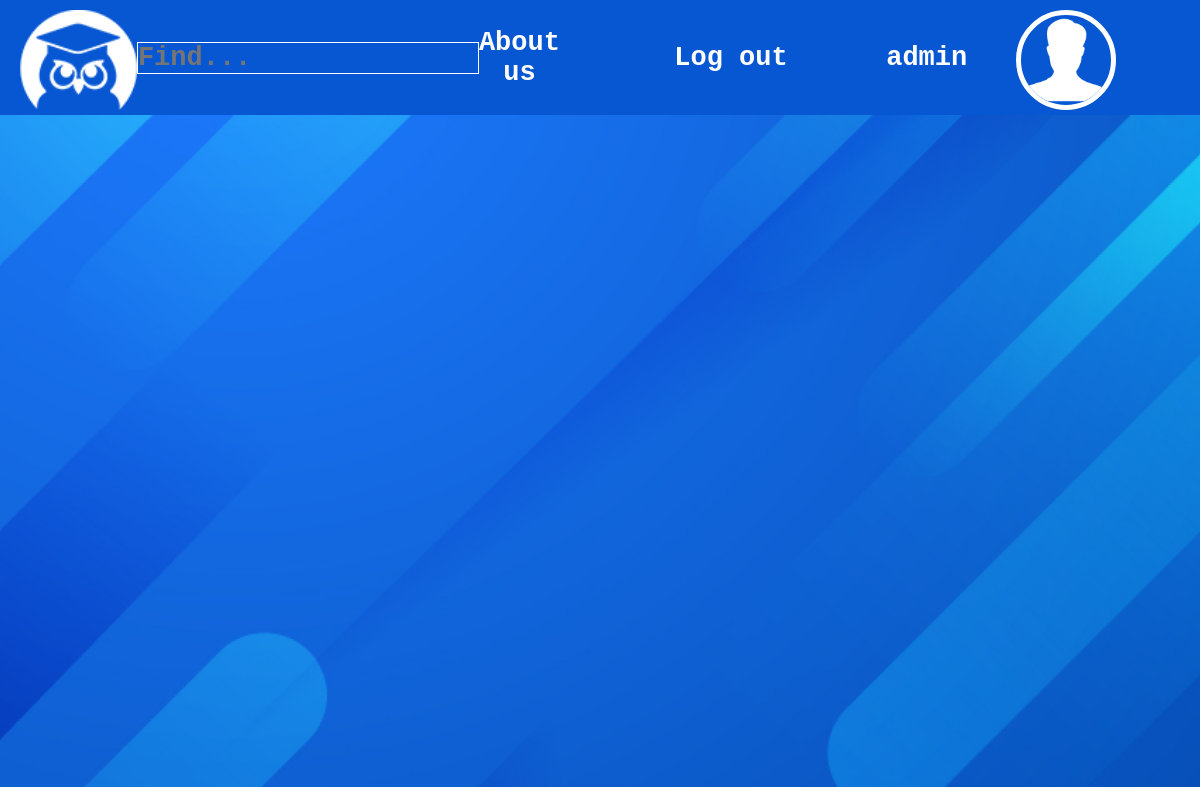
Before: /history (signed in) with the older database file.
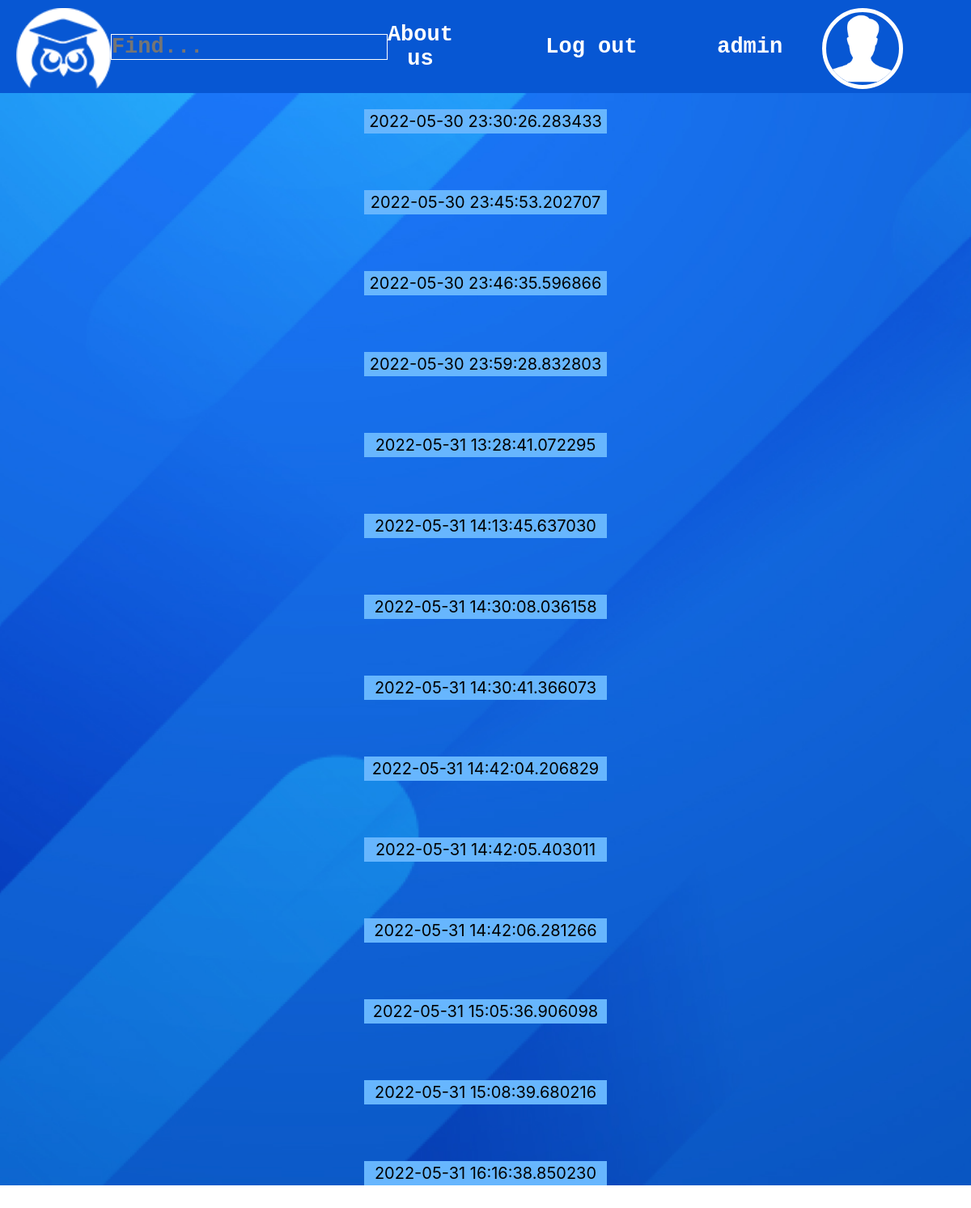
After: the same page with the newer database file.
### main/models.py (models this page shows)
class HistoryRecord(models.Model):
    username = models.CharField('User', max_length=250)
    title = models.CharField('Title', max_length=250)
    graph_path = models.CharField('Graph', max_length=250)
    txt_path = models.CharField('TXT', max_length=250)
    def __str__(self):
        return self.title
    class Meta:
        verbose_name = 'History'
        verbose_name_plural = 'Histories'

### main/views.py (the view)
# urls.py: path('history', views.history, name='history'),
def history(request):
    try:
        if request.user.is_authenticated:
            history1 = HistoryRecord(username=request.user.username, graph_path=output.graph_path, txt_path=output.txt_path, title=str(datetime.now()))
            history1.save()
    except:
        pass
    history = HistoryRecord.objects.all()
    return render(request, 'main/history.html', {'history': history})

### main/templates/main/history.html (shortened to what this page needs)
{%extends 'main/layout.html'%}
{%load static%}
{% block static_dir %}
    <link rel="stylesheet" href="{% static 'main/css/style_res.css' %}">
{% endblock %}
{%block content%}
<div class="result">
    {% for record in history %}
        {% if user.username == record.username %}
            <form action="outsavings" method="get" class="container">
                <div class="buttons">
                    <input type="submit" value="{{ record }}" class="btn" style="width: 300px; height: 30px; border: 0; margin: 0 auto;">
                </div>
            </form>
        {% endif %}
    {% endfor %}
</div>
{% endblock %}

### main/templates/main/layout.html (shortened to what this page needs)
{% load static %}
<!DOCTYPE html>
<html lang="en">
<head>
    {% block static_dir %}
    {% endblock %}
</head>
<body>
    {% if user.is_authenticated %}
        <header>
        <nav class='menu'>
            <div class="left">
                <img src="{% static 'main/img/test_logos/logo.png' %}" alt="our logo">
                <form action="" method='get' class="menu_form">
                    <input type="text" class="search" placeholder="Find...">
                </form>
                <button class="about_us">About us</button>
            </div>
            <div class="right">
                <a href="{% url 'logout' %}" class="logout">Log out</a>
                <button class="nick">{{ user.username }}</button>
                <img src="{% static 'main/img/test_logos/user.png' %}" alt="user icon">
            </div>
        </nav>
    </header>
    {%block content%}
    {%endblock%}
    {% else %}
        <p>You are not2 logged in.</p>
        <a href="{% url 'login' %}">Log In</a>
    {% endif %}
</body>
</html>

### main/static/main/css/style_res.css (style rules this page uses)
* { box-sizing: border-box; margin: 0; padding: 0; }
.menu { display: flex; background-color: #0757D3; justify-content: space-between ; align-items: center; }
.menu .left, .menu .right { display: flex; width: 50%; justify-content: space-around ; align-items: center; }
img { height: 100px; }
.menu .left .menu_form { display: block; color: white; }
.menu .left .menu_form input { background-color: #0757D3; font-family: 'Courier New', Courier, monospace; font-style: normal; font-weight: 600; font-size: 27px; color: #FDFDFD; border: 1px; border-color: white; height: 90%; border-style:solid; }
.menu .left img { margin: 10px 0 5px 20px; }
.menu .left .about_us { display: block; border: 0; font-family: 'Courier New'; font-style: normal; font-weight: 600; font-size: 27px; color: #FDFDFD; background-color: #0757D3; margin-right: 150px; cursor: pointer; }
.menu .right img { display: block; border-radius: 100%; border: 5px; border-color: white; border-style: solid; margin: 10px 60px 5px 0; order: 2; }
.menu .right .logout { display: block; font-family: 'Courier New'; font-style: normal; font-weight: 600; font-size: 27px; background-color: #0757D3; margin-left: 50px; color: white; text-decoration: none; }
.menu .right .nick { display: block; border: 0; font-family: 'Courier New'; font-style: normal; font-weight: 600; font-size: 27px; color: #FDFDFD; background-color: #0757D3; margin-left: 50px; order: 1; }
.result { min-height: 84vh; background-image: url('../img/bg/main_bg.jpg'); background-repeat: no-repeat; background-size: cover; }
.result .container { display: flex; flex-direction: column; justify-content: center; align-items: center; margin-bottom: 50px; flex-wrap: wrap; }
.result .container .labels, .result .container .content, .result .container .buttons { width: 100%; display: flex; justify-content: center; align-items: center; margin-top: 20px; }
.result .container .buttons .btn { display: block; margin-right: 301px; height: 50px; width: 235px; background-color: #67B6FE; text-decoration: none; display: flex; justify-content: center; align-items: center; font-family: -apple-system, BlinkMacSystemFont, 'Segoe UI', Roboto, Oxygen, Ubuntu, Cantarell, 'Open Sans', 'Helvetica Neue', sans-serif; color: #000000; font-size: 20px; }

Changed rows visible on the page:
added HistoryRecord: title "2022-05-30 23:30:26.283433"
added HistoryRecord: title "2022-05-30 23:45:53.202707"
added HistoryRecord: title "2022-05-30 23:46:35.596866"
added HistoryRecord: title "2022-05-30 23:59:28.832803"
added HistoryRecord: title "2022-05-31 13:28:41.072295"
added HistoryRecord: title "2022-05-31 14:13:45.637030"
added HistoryRecord: title "2022-05-31 14:30:08.036158"
added HistoryRecord: title "2022-05-31 14:30:41.366073"
added HistoryRecord: title "2022-05-31 14:42:04.206829"
added HistoryRecord: title "2022-05-31 14:42:05.403011"
added HistoryRecord: title "2022-05-31 14:42:06.281266"
added HistoryRecord: title "2022-05-31 15:05:36.906098"
added HistoryRecord: title "2022-05-31 15:08:39.680216"
added HistoryRecord: title "2022-05-31 16:16:38.850230"
